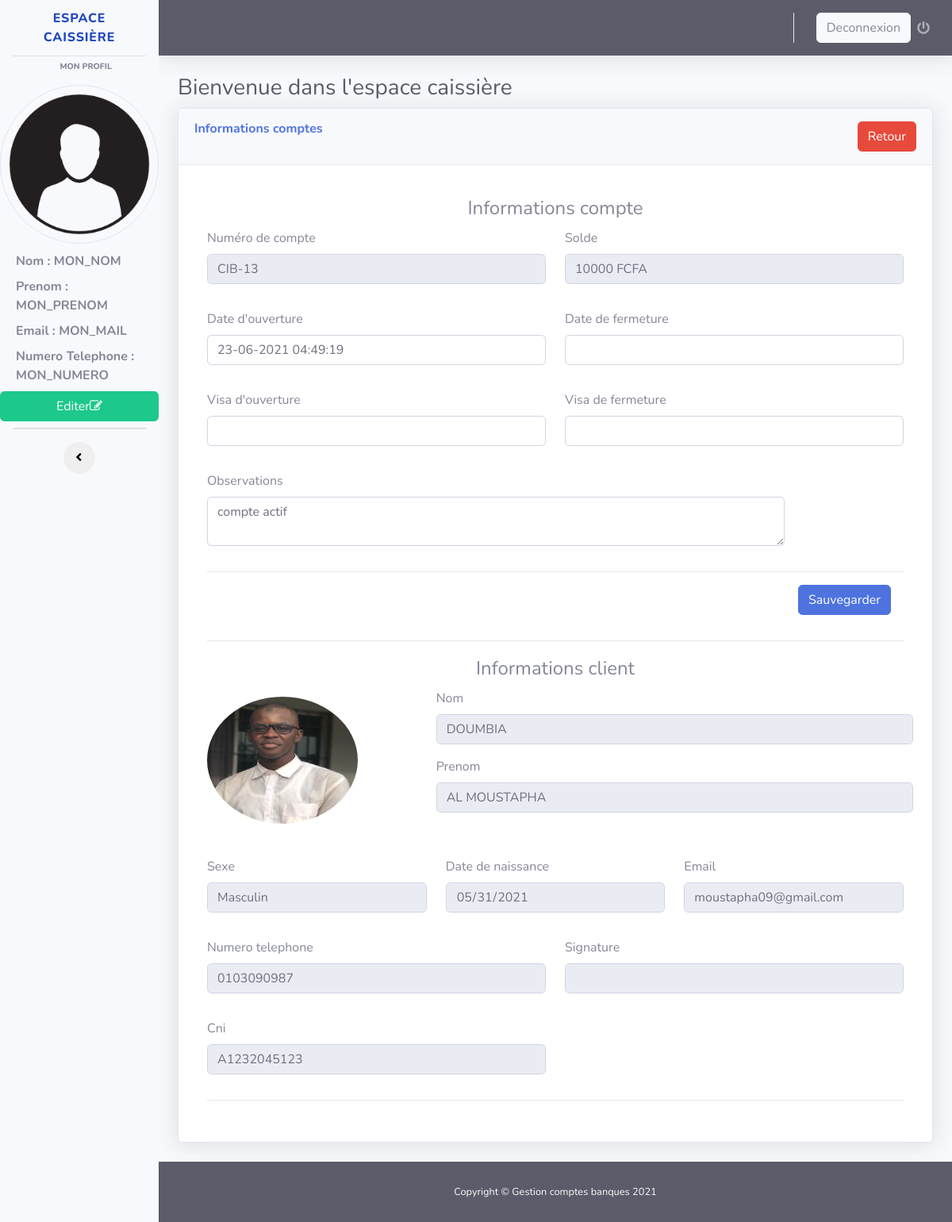
Screenshot of /editer_compte.php?Id_cpte=3 with the database file from the repository.
### tables this page shows
CREATE TABLE `compte` (
  `idcompte` int(11) NOT NULL,
  `numerocpte` varchar(255) NOT NULL,
  `visaouverture` varchar(255) DEFAULT NULL,
  `dateouverture` varchar(255) NOT NULL,
  `datefermeture` varchar(255) DEFAULT NULL,
  `visafermeture` varchar(255) DEFAULT NULL,
  `obscpte` varchar(255) NOT NULL,
  `soldecpte` double NOT NULL DEFAULT 0,
  `idclient` int(11) NOT NULL,
  `archive` int(1) NOT NULL DEFAULT 0
);

CREATE TABLE `client` (
  `idclient` int(11) NOT NULL,
  `cni` varchar(255) DEFAULT NULL,
  `nomclient` varchar(255) NOT NULL,
  `prenomclient` varchar(255) NOT NULL,
  `datenaissance` date NOT NULL,
  `profession` varchar(255) NOT NULL,
  `telephone` varchar(255) NOT NULL,
  `email` varchar(255) DEFAULT NULL,
  `lienphoto` varchar(255) DEFAULT NULL,
  `liensignature` varchar(255) DEFAULT NULL,
  `archive` int(1) NOT NULL DEFAULT 0,
  `idsexe` int(1) NOT NULL DEFAULT 1
);

CREATE TABLE `sexe` (
  `idsexe` int(11) NOT NULL,
  `libsexe` varchar(255) NOT NULL
);

### editer_compte.php (the view, shortened to what this page needs)
<?php
$bd = bd();
$id = htmlspecialchars(htmlentities($_GET['Id_cpte']));
?>
<!DOCTYPE html>
<html lang="en">
<head>
  <link href="vendor/fontawesome-free/css/all.min.css" rel="stylesheet" type="text/css">
  <link rel="stylesheet" href="//maxcdn.bootstrapcdn.com/font-awesome/4.7.0/css/font-awesome.min.css" />
  <link href="css/sb-admin-2.min.css" rel="stylesheet">
  <link href="vendor/datatables/dataTables.bootstrap4.min.css" rel="stylesheet">
</head>
<body id="page-top">
<div id="wrapper" class="bg-dark">
    <ul class="navbar-nav bg-light sidebar sidebar-white accordion" id="accordionSidebar">
      <a class="sidebar-brand d-flex align-items-center justify-content-center" href="#">
        <div class="sidebar-brand-icon rotate-n-15">
        </div>
        <div class="sidebar-brand-text mx-3">ESPACE CAISSIÈRE</div>
      </a>
      <hr class="sidebar-divider my-0">
      <div class="sidebar-heading" style="margin:5px auto;">
        Mon profil
      </div>
      <img src="image/user.png" class="rounded-circle border" alt="image" style="height: 200px; width:200px; margin:10px auto;"/>
      <label style="margin-left: 20px; font-weight:bold;">
          Nom :<?php echo ' MON_NOM'; ?>
      </label>
      <label style="margin-left: 20px; font-weight:bold">
          Prenom :<?php echo ' MON_PRENOM'; ?>
      </label>
      <label style="margin-left: 20px; font-weight:bold">
          Email :<?php echo ' MON_MAIL'; ?>
      </label>
      <label style="margin-left: 20px; font-weight:bold">
          Numero Telephone :<br> <?php echo ' MON_NUMERO'; ?>
      </label>
      <label class="btn btn-success" data-toggle="modal" data-target="#motdepass">
      Editer<span class="fa fa-edit">
      </label>
      <hr class="sidebar-divider my-0">
      <hr class="sidebar-divider">
      <div class="text-center d-none d-md-inline">
        <button class="rounded-circle border-0" id="sidebarToggle"></button>
      </div>
    </ul>
    <div id="content-wrapper" class="d-flex flex-column">
      <div id="content">
        <nav class="navbar navbar-expand navbar-dark bg-dark text-light topbar mb-4 static-top shadow">
          <ul class="navbar-nav ml-auto">
            <li class="nav-item dropdown no-arrow">
              <a class="nav-link dropdown-toggle" href="#" id="userDropdown" role="button" data-toggle="dropdown" aria-haspopup="true" aria-expanded="false">
                <span class="mr-2 d-none d-lg-inline text-gray-600 small btn btn-light">Deconnexion</span>
                <i class="fas fa-power-off"></i>
              </a>
            </li>
          </ul>
        </nav>
        <div class="container-fluid">
          <h1 class="h3 mb-2 text-gray-800">Bienvenue dans l'espace caissière </h1>
          <div class="card shadow mb-4">
            <div class="card-header py-3">
              <h6 class="m-0 font-weight-bold text-primary">Informations comptes <a href="espace_caissiere_liste_comptes.php" class="btn btn-danger text-white" style="float:right;">Retour </a></h6>
            </div>
            <div class="card-body">
              <div class="table-responsive">
              <form method="POST" action="">
                <div class="modal-body">
                <?php
                    $requete = $bd->prepare("SELECT * FROM compte LEFT JOIN client ON client.idclient = compte.idclient LEFT JOIN sexe ON sexe.idsexe = client.idsexe WHERE idcompte = ? ");
                    $donne = $requete->execute(array($id));
                    while($donnes = $requete->fetch() ){
                ?>
                    <center><legend>Informations compte</legend></center>
                    <div class="form-group row">
                      <div class="form-group col-6">
                        <label>Numéro de compte</label>
                        <input readonly type="text" class="form-control"  value="<?php echo $donnes['numerocpte'].''.$donnes['idcompte']; ?>" >
                      </div>
                      <div class="form-group col-6">
                        <label>Solde</label>
                        <input readonly type="text" class="form-control"  value="<?php echo $donnes['soldecpte'].' FCFA'; ?>" >
                      </div>
                    </div>
                    <div class="form-group row">
                      <div class="form-group col-6">
                        <label>Date d'ouverture</label>
                        <input type="datetime" class="form-control" name="dateouverture" value="<?php echo $donnes['dateouverture']; ?>" >
                      </div>
                      <div class="form-group col-6">
                        <label>Date de fermeture</label>
                        <input type="datetime" class="form-control" name="datefermeture" value="<?php echo $donnes['datefermeture']; ?>" >
                      </div>
                    </div>
                    <div class="form-group row">
                      <div class="form-group col-6">
                        <label>Visa d'ouverture</label>
                        <input type="text" class="form-control" name="visaouverture" value="<?php echo $donnes['visaouverture']; ?>" >
                      </div>
                      <div class="form-group col-6">
                        <label>Visa de fermeture</label>
                        <input type="text" class="form-control" name="visafermeture" value="<?php echo $donnes['visafermeture']; ?>" >
                      </div>
                    </div>
                    <div class="form-group row">
                      <div class="form-group col-10">
                        <label>Observations</label>
                        <textarea class="form-control" id="exampleFormControlTextarea1" rows="2" name="obscpte" placeholder="Observations sur le compte ..."><?php echo $donnes['obscpte']; ?></textarea>
                      </div>
                    </div>
                    <div class="modal-footer">
                      <button type="submit" class="btn btn-primary" name="sauvegarde">Sauvegarder</button>
                    </div>
                    <hr>
                    <center><legend>Informations client</legend></center>
                    <div class="form-group row">
                      <div class="form-group col-4">
                        <img src="image/<?php echo $donnes['lienphoto']; ?>" class="rounded-circle" alt="Cinque Terre" style="width:190px;height: 160px;margin:10px auto;">
                      </div>
                      <div class="form-group col-8">
                        <div class="form-group row">
                            <label>Nom</label>
                            <input readonly type="text" class="form-control"  value="<?php echo $donnes['nomclient']; ?>" >
                        </div>
                        <div class="form-group row">
                            <label>Prenom</label>
                            <input readonly type="text" class="form-control"  value="<?php echo $donnes['prenomclient']; ?>" >
                        </div>
                      </div>
                    </div>
                    <div class="form-group row">
                      <div class="form-group col-4">
                        <label>Sexe</label>
                        <input readonly type="text" class="form-control" value="<?php echo $donnes['libsexe']; ?>" >
                      </div>
                      <div class="form-group col-4">
                        <label>Date de naissance</label>
                        <input readonly type="date" class="form-control"  value="<?php echo $donnes['datenaissance']; ?>" >
                      </div>
                      <div class="form-group col-4">
                        <label>Email</label>
                        <input readonly type="email" class="form-control"  value="<?php echo $donnes['email']; ?>" >
                      </div>
                    </div>
                    <div class="form-group row">
                      <div class="form-group col-6">
                        <label>Numero telephone</label>
                        <input readonly type="text" class="form-control"  value="<?php echo $donnes['telephone']; ?>" >
                      </div>
                      <div class="form-group col-6">
                        <label>Signature</label>
                        <input readonly type="text" class="form-control" value="<?php echo $donnes['liensignature']; ?>" >
                      </div>
                    </div>
                    <div class="form-group row">
                      <div class="form-group col-6">
                        <label>Cni</label>
                        <input readonly type="text" class="form-control"  value="<?php echo $donnes['cni']; ?>" >
                      </div>
                    </div>
                    <hr>
                    <?php
                    }
                    ?>
                </form>
              </div>
            </div>
          </div>
        </div>
      </div>
      <footer class="sticky-footer bg-dark text-light">
        <div class="container my-auto">
          <div class="copyright text-center my-auto">
            <span>Copyright &copy; Gestion comptes banques 2021</span>
          </div>
        </div>
      </footer>
    </div>
  </div>
</body>
</html>

### rows the page displays
compte: numerocpte+idcompte "CIB-13", soldecpte "10000 FCFA", dateouverture "23-06-2021 04:49:19", obscpte "compte actif", idclient.lienphoto (picture), idclient.nomclient "DOUMBIA", idclient.prenomclient "AL MOUSTAPHA", libsexe "Masculin", idclient.datenaissance "05/31/2021", idclient.email "moustapha09@gmail.com", idclient.telephone "0103090987", idclient.cni "A1232045123"
